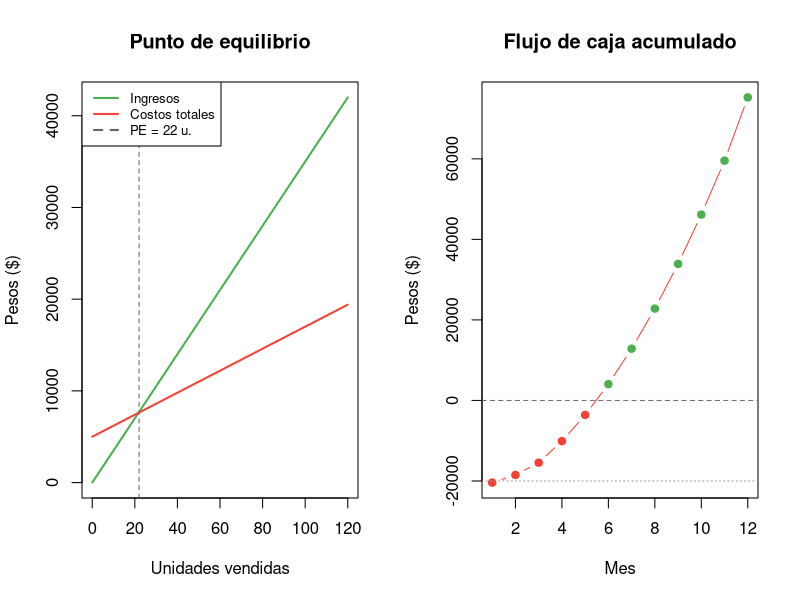

This figure's R source:
# ============================================================
#  SCRIPT 02 · Modelo Financiero
#  Materia: Producción · ORT Argentina 2026
#  Docente: Eduardo Daniel Arnica
# ============================================================
#
#  Este script calcula el punto de equilibrio y proyecta
#  el flujo de caja de tu emprendimiento para 12 meses.
#
# ============================================================

# -- Paso 1: Parámetros del emprendimiento -------------------
#            ↓  COMPLETÁ CON LOS DATOS DE TU GRUPO  ↓

nombre_emprendimiento <- "Mi Emprendimiento"
precio_venta          <- 350    # precio por unidad (en pesos)
costo_variable        <- 120    # costo directo por unidad
costo_fijo_mensual    <- 5000   # alquiler, servicios, etc.
inversion_inicial     <- 20000  # capital necesario para arrancar

# Ventas proyectadas mes a mes (completar con tu estimación)
ventas_proyectadas <- c(20, 30, 35, 45, 50, 55,
                        60, 65, 70, 75, 80, 90)

# -- Paso 2: Punto de equilibrio -----------------------------

margen_contribucion <- precio_venta - costo_variable
punto_equilibrio    <- ceiling(costo_fijo_mensual / margen_contribucion)

cat("════════════════════════════════════════\n")
cat(" MODELO FINANCIERO —", nombre_emprendimiento, "\n")
cat("════════════════════════════════════════\n\n")
cat("💰 Precio de venta:       $", precio_venta, "\n")
cat("📦 Costo variable/unidad: $", costo_variable, "\n")
cat("📊 Margen de contribución: $", margen_contribucion,
    sprintf("(%.0f%%)\n", margen_contribucion/precio_venta*100))
cat("🏠 Costos fijos/mes:      $", costo_fijo_mensual, "\n")
cat("⚖️  Punto de equilibrio:  ", punto_equilibrio, "unidades/mes\n\n")

# -- Paso 3: Flujo de caja proyectado (12 meses) -------------

meses <- 1:12

ingresos  <- ventas_proyectadas * precio_venta
cv_total  <- ventas_proyectadas * costo_variable
resultado <- ingresos - cv_total - costo_fijo_mensual

flujo_acumulado <- cumsum(resultado) - inversion_inicial

flujo_df <- data.frame(
  Mes       = meses,
  Ventas    = ventas_proyectadas,
  Ingresos  = ingresos,
  Costos    = cv_total + costo_fijo_mensual,
  Resultado = resultado,
  Acumulado = flujo_acumulado
)

cat("📅 PROYECCIÓN 12 MESES\n")
cat("──────────────────────────────────────────────────────\n")
print(flujo_df, row.names = FALSE)

# Mes en que se recupera la inversión
recuperacion <- which(flujo_acumulado >= 0)[1]
if (!is.na(recuperacion)) {
  cat("\n✅ Recuperación de inversión: mes", recuperacion, "\n")
} else {
  cat("\n⚠️  La inversión no se recupera en el primer año.\n")
  cat("   Revisá el precio o los costos fijos.\n")
}

# -- Paso 4: Gráficos ----------------------------------------

par(mfrow = c(1, 2))

# Gráfico 1: Punto de equilibrio
unidades_rango <- 0:120
ingresos_rango <- unidades_rango * precio_venta
costos_rango   <- costo_fijo_mensual + unidades_rango * costo_variable

plot(unidades_rango, ingresos_rango,
     type = "l", col = "#4CAF50", lwd = 2,
     xlab = "Unidades vendidas",
     ylab = "Pesos ($)",
     main = "Punto de equilibrio")
lines(unidades_rango, costos_rango, col = "#F44336", lwd = 2)
abline(v = punto_equilibrio, lty = 2, col = "gray40")
legend("topleft",
       legend = c("Ingresos", "Costos totales",
                  paste("PE =", punto_equilibrio, "u.")),
       col = c("#4CAF50", "#F44336", "gray40"),
       lty = c(1, 1, 2), lwd = 2, cex = 0.8)

# Gráfico 2: Flujo acumulado
plot(meses, flujo_acumulado,
     type = "b", pch = 19,
     col  = ifelse(flujo_acumulado >= 0, "#4CAF50", "#F44336"),
     xlab = "Mes",
     ylab = "Pesos ($)",
     main = "Flujo de caja acumulado")
abline(h = 0, lty = 2, col = "gray40")
abline(h = -inversion_inicial, lty = 3, col = "gray60")

par(mfrow = c(1, 1))

cat("\n✅ Modelo financiero completado.\n")
